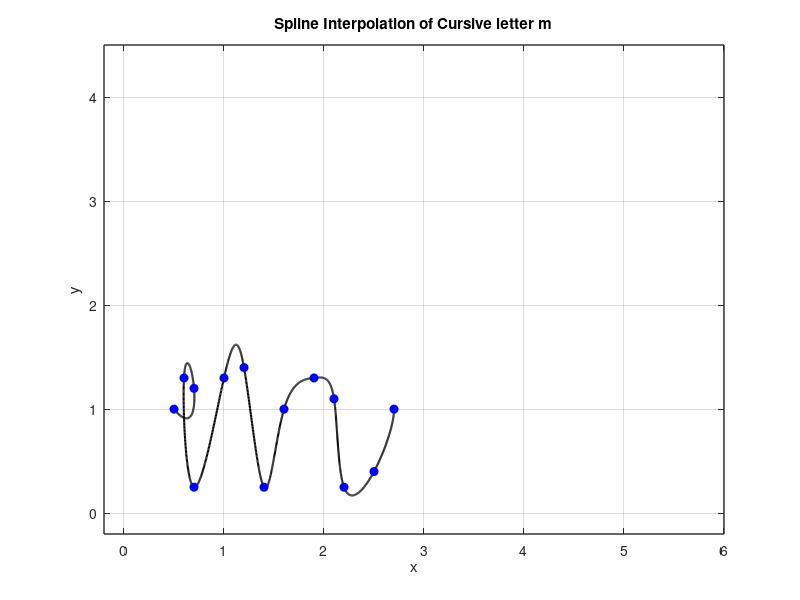

Recreate this plot in MATLAB.
% Define data points for x and y coordinates
x=[0.50 0.70 0.60 0.70 1.00 1.20 1.40 1.60 1.90 2.10 2.20 2.50 2.70];
y=[1.00 1.20 1.30 0.25 1.30 1.40 0.25 1.00 1.30 1.10 0.25 0.40 1.00];

n=length(x);
t= 0:n-1; % Parametric coordinate t
tt= 0:0.01:n-1; % More dense coor tt fir spline interpolation

% Compute spline interpolation
xx= spline(t,x,tt);
yy= spline(t,y,tt);

% Plot settings
figure(1)
plot(xx,yy,'k','Linewidth',1.5) % plot spline
hold on 
plot (x,y,'bo','MarkerFaceColor','b') % plot data points
axis([-0.2 6 -0.2 4.5])
grid on
title('Spline Interpolation of Cursive letter m')
xlabel('x')
ylabel('y')
set(gca,'FontSize',10,'LineWidth',1)
grid on
